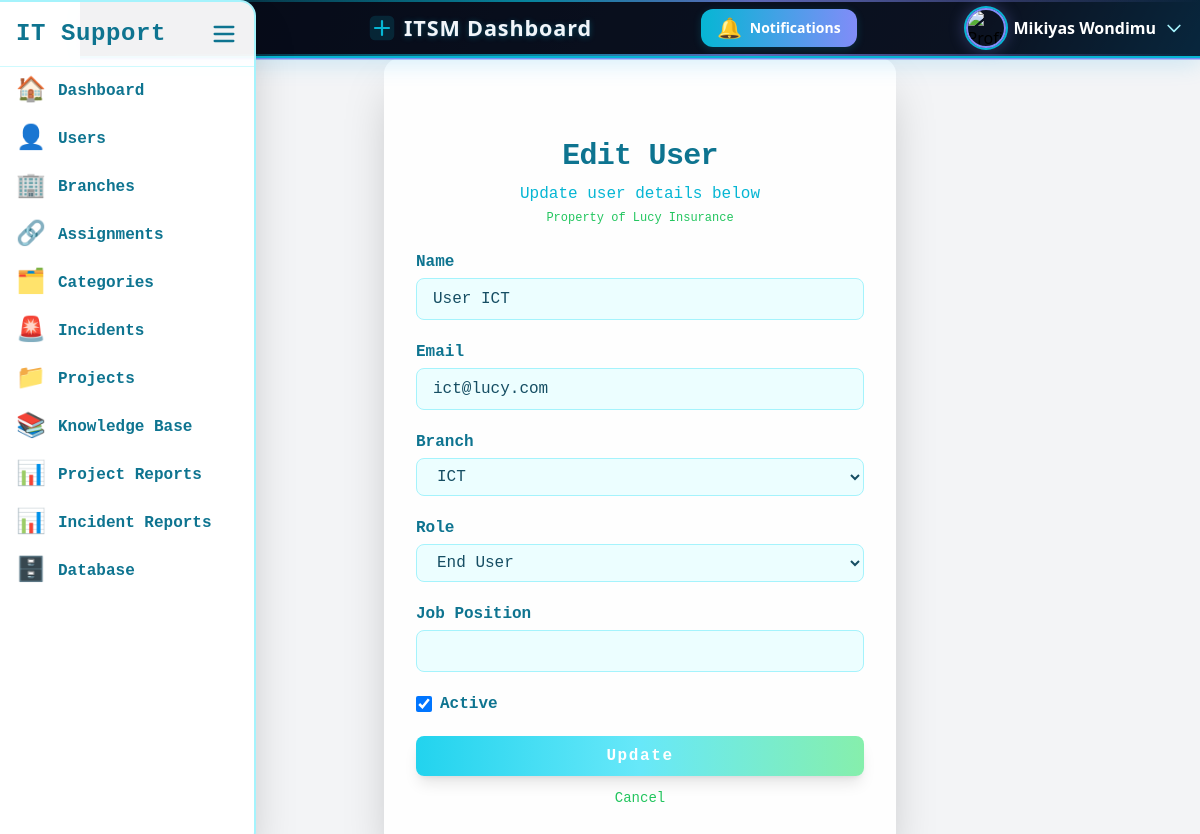
Page /admin/edit_user.php?id=64 (signed in) on the committed database.
### tables this page shows
CREATE TABLE `users` (
  `id` int(11) NOT NULL,
  `name` varchar(100) DEFAULT NULL,
  `email` varchar(100) DEFAULT NULL,
  `password` varchar(255) DEFAULT NULL,
  `role` enum('admin','staff','user') NOT NULL,
  `job_position` varchar(255) DEFAULT NULL,
  `created_at` timestamp NOT NULL DEFAULT current_timestamp(),
  `force_password_change` tinyint(1) DEFAULT 1,
  `branch_id` int(11) DEFAULT NULL,
  `profile_picture` varchar(255) DEFAULT NULL,
  `is_active` tinyint(1) NOT NULL DEFAULT 1
);

### admin/edit_user.php (the view, shortened to what this page needs)
<?php
require '../config/db.php';
$user_id = (int)$_GET['id'];
$stmt = $pdo->prepare("SELECT * FROM users WHERE id = ?");
$stmt->execute([$user_id]);
$current_user = $stmt->fetch();
$stmt2 = $pdo->prepare("SELECT * FROM users");
$stmt2->execute([]);
$users = $stmt2->fetchAll();
?>
<!DOCTYPE html>
<html>
<head>
    <script src="https://cdn.tailwindcss.com"></script>
</head>
<body class="bg-gray-100">
      <?php include '../includes/sidebar.php'; ?>
  <div class="flex-1 ml-20">
    <?php include '../header.php'; ?>
    <div class="bg-white bg-opacity-95 rounded-2xl shadow-2xl px-8 py-10 pt-20 fade-in tech-border glow max-w-lg mx-auto">
        <h2 class="text-3xl font-extrabold text-center text-cyan-700 mb-2 tracking-tight font-mono">Edit User</h2>
        <p class="text-center text-cyan-500 mb-1 font-mono">Update user details below</p>
        <p class="text-center text-green-500 mb-6 font-mono text-xs">Property of Lucy Insurance</p>
        <form method="POST" class="space-y-5">
            <div>
                <label class="block text-cyan-700 font-semibold mb-1 font-mono" for="name">Name</label>
                <input type="text" name="name" id="name" value="<?= htmlspecialchars($current_user['name']) ?>"
                    class="w-full px-4 py-2 rounded-lg border border-cyan-200 bg-cyan-50 text-cyan-900 focus:ring-2 focus:ring-cyan-300 focus:outline-none transition duration-200 font-mono"
                    required>
            </div>
            <div>
                <label class="block text-cyan-700 font-semibold mb-1 font-mono" for="email">Email</label>
                <input type="email" name="email" id="email" value="<?= htmlspecialchars($current_user['email']) ?>"
                    class="w-full px-4 py-2 rounded-lg border border-cyan-200 bg-cyan-50 text-cyan-900 focus:ring-2 focus:ring-green-200 focus:outline-none transition duration-200 font-mono"
                    required>
            </div>
            <div>
                <label class="block text-cyan-700 font-semibold mb-1 font-mono" for="branch_id">Branch</label>
                <select name="branch_id" id="branch_id" required
                    class="w-full px-4 py-2 rounded-lg border border-cyan-200 bg-cyan-50 text-cyan-900 focus:ring-2 focus:ring-cyan-300 focus:outline-none transition duration-200 font-mono">
                    <?php
                        $branches = $pdo->query("SELECT id, name FROM branches")->fetchAll();
                        foreach ($branches as $branch) {
                            $selected = $current_user['branch_id'] == $branch['id'] ? 'selected' : '';
                            echo "<option value='{$branch['id']}' $selected>{$branch['name']}</option>";
                        }
                    ?>
                </select>
            </div>
            <div>
                <label class="block text-cyan-700 font-semibold mb-1 font-mono" for="role">Role</label>
                <select name="role" id="role"
                    class="w-full px-4 py-2 rounded-lg border border-cyan-200 bg-cyan-50 text-cyan-900 focus:ring-2 focus:ring-green-200 focus:outline-none transition duration-200 font-mono"
                    required>
                    <option value="user" <?= $current_user['role'] === 'user' ? 'selected' : '' ?>>End User</option>
                </select>
            </div>
            <div>
                <label class="block text-cyan-700 font-semibold mb-1 font-mono" for="job_position">Job Position</label>
                <input type="text" name="job_position" id="job_position" value="<?= htmlspecialchars($current_user['job_position']) ?>"
                    class="w-full px-4 py-2 rounded-lg border border-cyan-200 bg-cyan-50 text-cyan-900 focus:ring-2 focus:ring-cyan-300 focus:outline-none transition duration-200 font-mono"
                    required>
            </div>
            <div class="flex items-center">
                <input type="checkbox" name="is_active" id="is_active" value="1"
                    class="h-4 w-4 text-cyan-600 border-gray-300 rounded focus:ring-cyan-500"
                    <?= (!isset($current_user['is_active']) || $current_user['is_active'] == '1') ? 'checked' : 'unchecked' ?>>
                <label for="is_active" class="ml-2 block text-cyan-700 font-semibold font-mono">
                    Active
                </label>
            </div>
            <div>
                <button type="submit"
                    class="w-full py-2 px-4 bg-gradient-to-r from-cyan-400 via-cyan-300 to-green-300 hover:from-green-300 hover:to-cyan-400 text-white font-bold rounded-lg shadow-lg transform hover:scale-105 transition duration-300 font-mono tracking-widest">
                    Update
                </button>
                <a href="users.php"
                    class="block mt-3 text-center text-green-500 hover:underline text-sm transition font-mono">Cancel</a>
            </div>
        </form>
    </div>
</body>
</html>

### header.php (shortened to what this page needs)
<?php
include 'config/db.php';
$user_id = $_SESSION['user_id'];
$stmt = $pdo->prepare("SELECT * FROM users WHERE id = ?");
$stmt->execute([$user_id]);
$user = $stmt->fetch(PDO::FETCH_ASSOC);
if (isset($user['profile_picture']) && !empty($user['profile_picture'])) {
  $user['profile_image'] = '../uploads/' . $user['profile_picture'];
} else {
  $user['profile_image'] = '../uploads/default_avatar.png';
}
?>
<header id="header" class="header-animated-bg shadow-md px-4 pl-72 flex justify-between items-center relative overflow-visible" style="min-height:54px;height:58px;">
  <h1 class="header-title">
    <svg width="28" height="28" fill="none" viewBox="0 0 32 32">
      <rect x="2" y="2" width="28" height="28" rx="6" fill="#06b6d4" opacity="0.15"/>
      <path d="M8 16h16M16 8v16" stroke="#06b6d4" stroke-width="2.5" stroke-linecap="round"/>
    </svg>
    ITSM Dashboard
  </h1>
  <div class="relative inline-block text-left">
    <button id="notifBtn" class="relative flex items-center gap-2 px-4 py-1 text-sm tech-btn shadow-lg focus:outline-none transition-all duration-300" style="min-height:36px;height:38px;">
      <span id="notifBell" class="text-xl notif-pulse transition-transform duration-300">🔔</span>
      <span class="hidden md:inline">Notifications</span>
    </button>
  </div>
  <div class="relative inline-block text-left">
    <button id="profileDropdownBtn" class="flex items-center gap-2 focus:outline-none group">
      <img src="<?= $user['profile_image'] ?>" alt="Profile" class="w-10 h-10 rounded-full object-cover profile-glow transition-all duration-300">
      <span class="md:inline text-white text-base font-semibold group-hover:text-cyan-200 transition-colors"><?= htmlspecialchars($user['name'] ?? 'Profile') ?></span>
      <svg class="w-5 h-5 text-cyan-200 group-hover:text-cyan-400 transition-colors" fill="none" stroke="currentColor" viewBox="0 0 24 24">
        <path stroke-linecap="round" stroke-linejoin="round" stroke-width="2" d="M19 9l-7 7-7-7" />
      </svg>
    </button>
  </div>
</header>

### header.php (style rules this page uses)
.header-animated-bg { background: rgba(30, 41, 59, 0.82); background-image: linear-gradient(120deg, #0f172a 0%, #1e293b 40%, #06b6d4 70%, #818cf8 100%); background-blend-mode: overlay; background-size: 200% 200%; animation: gradientMove 8s linear infinite; border-bottom: 2px solid #06b6d4; box-shadow: 0 4px 24px 0 #0ea5e933, 0 1.5px 0 #818cf8; position: relative; overflow: visible; backdrop-filter: blur(16px) saturate(180%); -webkit-backdrop-filter: blur(16px) saturate(180%); min-height: 54px; height: 58px; padding-top: 0.25rem !important; padding-bottom: 0.25rem !important; }
.header-animated-bg::before, .header-animated-bg::after { content: ''; position: absolute; left: 0; right: 0; height: 2px; background: linear-gradient(90deg, transparent, #06b6d4 40%, #818cf8 60%, transparent); opacity: 0.7; pointer-events: none; z-index: 1; }
.header-animated-bg::before { top: 0; }
.header-animated-bg::after { bottom: 0; }
.profile-glow { box-shadow: 0 0 0 2px #06b6d4, 0 0 16px 2px #818cf855; transition: box-shadow 0.3s, border-color 0.3s; border: 2.5px solid #818cf8; }
.notif-pulse { animation: notifPulse 1.2s cubic-bezier(.4,0,.2,1) infinite; }
.tech-btn { background: linear-gradient(90deg, #06b6d4 0%, #818cf8 100%); color: #fff; font-weight: 600; border-radius: 0.75rem; box-shadow: 0 2px 8px #06b6d433; transition: background 0.3s, box-shadow 0.3s; padding-top: 0.25rem; padding-bottom: 0.25rem; min-height: 36px; height: 38px; }
.header-title { font-family: 'Segoe UI', Arial, sans-serif; font-size: 1.35rem; font-weight: 700; letter-spacing: 0.04em; color: #f1f5f9; text-shadow: 0 1px 6px #06b6d455, 0 1px 0 #818cf822; display: flex; align-items: center; gap: 0.5rem; animation: none; line-height: 1.1; }

### rows in the picture
users: name "Mikiyas Wondimu"
users: name "User ICT", email "ict@lucy.com", role "End User", is_active "☑"

### other values in the picture
form field branch_id "ICT"
